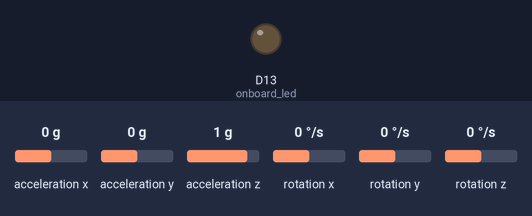
Simulated run of this sketch. Board: Arduino Nano 33 BLE. Parts: output pins drawn as LEDs (lit = HIGH). Inputs (shaded band) come from the test bench; at power-on: acceleration x 0 g, acceleration y 0 g, acceleration z 1 g, rotation x 0 °/s, rotation y 0 °/s, rotation z 0 °/s. Nothing arrives over Bluetooth unless stated; a phone connects over Bluetooth LE 3 s after start; what the sketch prints to the serial monitor is not drawn.

Above: at 0.1 s.
At 3.1 s:
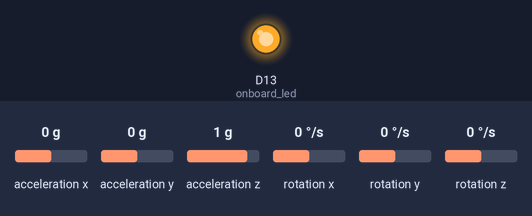
Timing chart, 0 to 4.6 s (numbered marks = the images above):
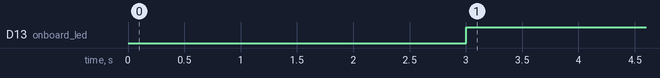

The sketch:

bluetooth.ino
```cpp
#include <ArduinoBLE.h>
#include <Arduino_LSM9DS1.h>

// UUid for Service
const char* UUID_serv = "84582cd0-3df0-4e73-9496-29010d7445dd";
// UUids for accelerometer characteristics (I separated x, y and z values)
const char* UUID_ax   = "84582cd1-3df0-4e73-9496-29010d7445dd";
const char* UUID_ay   = "84582cd2-3df0-4e73-9496-29010d7445dd";
const char* UUID_az   = "84582cd3-3df0-4e73-9496-29010d7445dd";
// UUids for gyroscope characteristics (as above)
const char* UUID_gx   = "84582cd4-3df0-4e73-9496-29010d7445dd";
const char* UUID_gy   = "84582cd5-3df0-4e73-9496-29010d7445dd";
const char* UUID_gz   = "84582cd6-3df0-4e73-9496-29010d7445dd";

// BLE Service
BLEService myService(UUID_serv);

// BLE Characteristics
BLEFloatCharacteristic  chAX(UUID_ax,  BLERead|BLENotify);
BLEFloatCharacteristic  chAY(UUID_ay,  BLERead|BLENotify);
BLEFloatCharacteristic  chAZ(UUID_az,  BLERead|BLENotify);
BLEFloatCharacteristic  chGX(UUID_gx,  BLERead|BLENotify);
BLEFloatCharacteristic  chGY(UUID_gy,  BLERead|BLENotify);
BLEFloatCharacteristic  chGZ(UUID_gz,  BLERead|BLENotify);

void setup()
  {
  Serial.begin(115200);
  Serial.println(BLE.address());

  uint32_t t=millis();
  while (!Serial) // wait 5 seconds for serial connection
    {
    if ((millis()-t) > 5000) break;
    }
  bool err=false;
  pinMode(LED_BUILTIN, OUTPUT); // onboard led
  digitalWrite(LED_BUILTIN, LOW); // led off

  // init IMU
  if (!IMU.begin())
    {
    Serial.println("IMU: failed");
    err=true;
    }
  Serial.println("IMU: ok");

  // init BLE
  if (!BLE.begin())
    {
    Serial.println("BLE: failed");
    err=true;
    }
  Serial.println("BLE: ok");

  // error: flash led forever
  if (err)
    {
    Serial.println("Init error. System halted");
    while(1)
      {
      digitalWrite(LED_BUILTIN, HIGH); // led on
      delay(500);
      digitalWrite(LED_BUILTIN, LOW); // led off
      delay(500);
      }
    }

  // BLE service
  // correct sequence:
  // set BLE name > advertised service > add characteristics > add service > set initial values > advertise

  // Set BLE name
  BLE.setLocalName("Settorezero_IMU");
  BLE.setDeviceName("Arduino"); // Arduino is the default value on this module

  // Set advertised Service
  BLE.setAdvertisedService(myService);

  // Add characteristics to the Service
  myService.addCharacteristic(chAX);
  myService.addCharacteristic(chAY);
  myService.addCharacteristic(chAZ);
  myService.addCharacteristic(chGX);
  myService.addCharacteristic(chGY);
  myService.addCharacteristic(chGZ);

  // add service to BLE
  BLE.addService(myService);

  // characteristics initial values
  chAX.writeValue(0);
  chAY.writeValue(0);
  chAZ.writeValue(0);
  chGX.writeValue(0);
  chGY.writeValue(0);
  chGZ.writeValue(0);


  // start advertising
  BLE.advertise();
  Serial.println("Advertising started");
  }

void loop()
  {
  static long preMillis = 0;

  // listen for BLE centrals devices
  BLEDevice central = BLE.central();

  // central device connected?
  if (central)
    {
    digitalWrite(LED_BUILTIN, HIGH); // turn on the onboard led
    Serial.print("Connected to central: ");
    Serial.println(central.address()); // central device MAC address

    // while the central is still connected to peripheral:
    while (central.connected())
      {

      long curMillis = millis();
      if (preMillis>curMillis) preMillis=0; // millis() rollover?
      if (curMillis - preMillis >= 10) // check values every 10mS
        {
        preMillis = curMillis;
        updateValues(); // call function for updating value to send to central
        }
      } // still here while central connected

    // central disconnected:
    digitalWrite(LED_BUILTIN, LOW);
    Serial.print(F("Disconnected from central: "));
    Serial.println(central.address());
    } // no central
}

void updateValues()
  {
  uint8_t averages=10; // average on this values count (accelerometer and gyroscope)

  // accelerometer averaged values/actual values
  static float ax=0;
  static float ay=0;
  static float az=0;
  float ax1, ay1, az1;

  // gyroscope averaged values/actual values
  static float gx=0;
  static float gy=0;
  static float gz=0;
  float gx1, gy1, gz1;


  static uint8_t i_a=0; // accelerometer readings counter
  static uint8_t i_g=0; // gyroscope readings counter

  // read accelerometer values if available
  if (IMU.accelerationAvailable())
    {
    i_a++;
    IMU.readAcceleration(ax1, ay1, az1);
    ax+=ax1;
    ay+=ay1;
    az+=az1;
    if (i_a==averages) // send average over BLE
      {
      ax/=averages;
      ay/=averages;
      az/=averages;
      Serial.println("Accelerometer: "+String(ax)+","+String(ay)+","+String(az));
      chAX.writeValue(ax);
      chAY.writeValue(ay);
      chAZ.writeValue(az);

      ax=0;
      ay=0;
      az=0;
      i_a=0;
      }
    }

  // read gyroscope values if available
  if (IMU.gyroscopeAvailable())
    {
    i_g++;
    IMU.readGyroscope(gx1, gy1, gz1);
    gx+=gx1;
    gy+=gy1;
    gz+=gz1;
    if (i_g==averages) // send average over BLE
      {
      gx/=averages;
      gy/=averages;
      gz/=averages;
      Serial.println("Gyroscope: "+String(gx)+","+String(gy)+","+String(gz));
      chGX.writeValue(gx);
      chGY.writeValue(gy);
      chGZ.writeValue(gz);
      gx=0;
      gy=0;
      gz=0;
      i_g=0;
      }
    }
}
```

Measured:
- by itself, D13 (onboard_led): LOW → HIGH at 3.0 s
